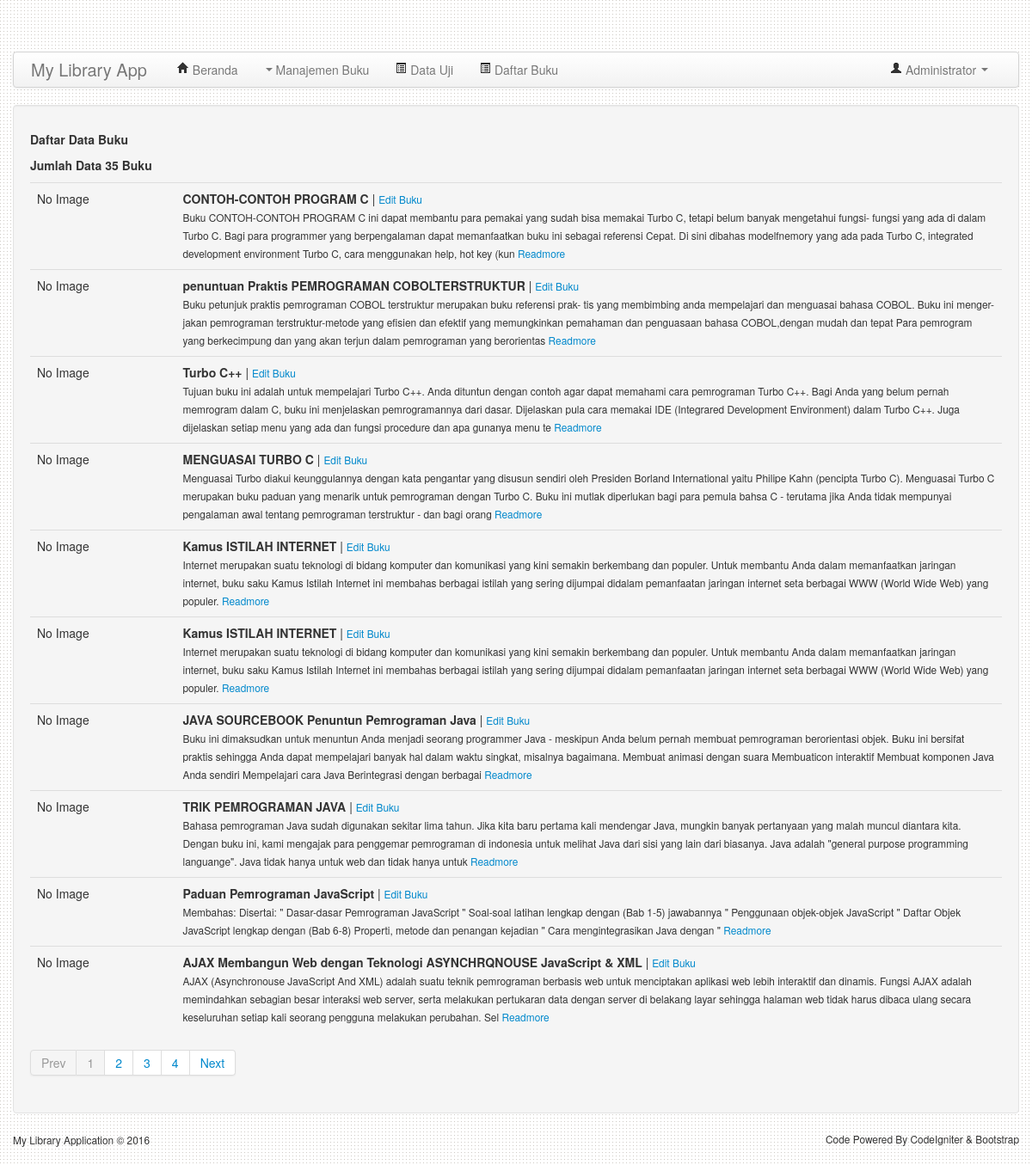
Page /dashboard.php?p=dataBuku (signed in) on the committed database.
### tables this page shows
CREATE TABLE IF NOT EXISTS `buku` (
  `id_buku` int(11) NOT NULL,
  `kode_buku` varchar(5) NOT NULL,
  `kode_rak` varchar(5) NOT NULL,
  `judul_buku` varchar(255) NOT NULL,
  `keterangan` longtext NOT NULL,
  `img_buku` varchar(50) NOT NULL,
  `classifikasi` int(11) NOT NULL
);

### dataBuku.php (the view)
<div class="col-sm-9">
	<h5>Daftar Data Buku</h5>
			<?php
				$batas=10;
				$pg=isset($_GET['pg'])?$_GET['pg']:"";
				if(empty($pg)){
					$posisi=0;
					$pg=1;
				}else{
					$posisi=($pg - 1) * $batas;
				}
				$jumlahData = mysql_num_rows(mysql_query("select judul_buku from buku"));
				$query=mysql_query("select * from buku order by id_buku desc limit ".$posisi.", ".$batas);
				$jumlah=mysql_num_rows($query);
				echo"<p><strong>Jumlah Data ".$jumlahData." Buku</strong></p>";
				echo"<table class='table'>";
				echo"<tbody>";
				if($jumlah > 0){
					while($buku=mysql_fetch_object($query)){
						$ket = substr($buku->keterangan, 0,400);
						echo"<tr>";
						if(empty($buku->img_buku)){
							echo"<td width='15%'>No Image</td>";
						}else{
							echo"<td width='15%'><img src='image/".$buku->img_buku."' class='img-polaroid'>	</td>";
						}
						echo"<td><b>".$buku->judul_buku."</b> | <a href='dashboard.php?p=editBuku&idb=".$buku->id_buku."'><small>Edit Buku</small></a><br/><small>".$ket." <a href='dashboard.php?p=readMore&idb=".$buku->id_buku."'>Readmore</a></small></td>";
						echo"</tr>";
					}
				}else{
					echo"<tr>";
					echo"<td>Tidak Ada Data Buku</td>";
					echo"</tr>";
				}
			?>
		</tbody>
	</table>
	<div class="pagination">
		<ul>
			<?php
				$jumlahHal=ceil($jumlahData/$batas);
				if($pg > 1){
					$link = $pg-1;
					$prev = "<li><a href='dashboard.php?p=dataBuku&pg=".$link."'>Prev</a></li>";
				}else{
					$prev = "<li class='disabled'><a href='#'>Prev</a></li>";
				}
				$nmr = '';
				for($i=1;$i<=$jumlahHal;$i++){
					if($i == $pg){
						$nmr .= "<li class='active'><a href='#'>".$i."</a></li>";
					}else{
						$nmr .= "<li><a href='dashboard.php?p=dataBuku&pg=".$i."'>".$i."</a></li>";
					}
				}
				if($pg < $jumlahHal){
					$Link = $pg + 1;
					$next = "<li><a href='dashboard.php?p=dataBuku&pg=".$Link."'>Next</a></li>";
				}else{
					$next = "<li class='disabled'><a href='#'>Next</a></li>";
				}
				echo $prev . $nmr . $next;
			?>
		</ul>
	</div>
</div>

### dashboard.php (shortened to what this page needs)
<!DOCTYPE html>
<html>
<head>
	<link rel="stylesheet" href="asset/css/bootstrap.min.css" type="text/css" />
	<link rel="stylesheet" href="asset/css/bootstrap-responsive.min.css" type="text/css" />
	<link rel="stylesheet" href="asset/css/docs.css" type="text/css" />
</head>
<body>
	<br/>
		<div class="container">
		<div class="navbar">
			<div class="navbar-inner">
				<a class="brand" href="">My Library App</a>
					<?php
						require_once "template/navi_admin.php";
					?>
			</div>
		</div>
		</div>
		<div class="container">
			<div class="well">
				<div id="content" style="min-height:400px;">
					<?php
						if(isset($_GET['p'])){
							switch($_GET['p']){
								case"dataBuku":
									require_once"dataBuku.php";
								break;
							}
						}else{
							require_once "bera.php";
						}
					?>
				</div>
			</div>
		</div>
		<footer>
			<?php
				require_once "template/footer.php";
			?>
		</footer>
</body>
</html>

### template/navi_admin.php (shortened to what this page needs)
  <ul class="nav">
	  	<li class="tab">
	  		<a href="dashboard.php" ><i class="icon-home"></i> Beranda</a>
	  	</li>
		<li class="dropdown">
		  <a href="javascript:void(0);" id="drop5" role="button" class="dropdown-toggle" data-toggle="dropdown"><b class="caret"></b> Manajemen Buku</a>
		</li>
		<li class="tab">
	  		<a href="?p=dataUji" ><i class="icon-list-alt"></i> Data Uji</a>
	  	</li>
	  	<li class="tab">
	  		<a href="?p=dataBuku" ><i class="icon-list-alt"></i> Daftar Buku</a>
	  	</li>
  </ul>
<ul class="nav pull-right">
	<li class="dropdown">
		<a href="" id="drop3" role="button" class="dropdown-toggle" data-toggle="dropdown">
			<i class="icon-user"></i> <?php echo $_SESSION['nama'];?> <i class="caret"></i>
		</a>
	</li>
</ul>

### template/footer.php (shortened to what this page needs)
<div class="container">
				<div class="row">
					<div class="span6"><small>My Library Application &copy; <?php echo date('Y');?> </small></div>
					<div class="span6"><small class="pull-right">Code Powered By CodeIgniter & Bootstrap</small></div>
				</div>
			</div>

### asset/css/docs.css (style rules this page uses)
body { position: relative; padding-top: 40px; background-image:url(../img/bg_dotted.png); }

### rows in the picture
buku: judul_buku "CONTOH-CONTOH PROGRAM C", keterangan "Buku CONTOH-CONTOH PROGRAM C ini dapat membantu para pemakai yang sudah bisa memakai Turbo C, tetapi belum banyak mengetahui fungsi- fungsi yang ada di dalam Turbo C. Bagi para programmer yang berpengalaman dapat memanfaatkan buku ini sebagai referensi Cepat. Di sini dibahas modelfnemory yang ada pada Turbo C, integrated development environment Turbo C, cara menggunakan help, hot key (kun"
buku: judul_buku "penuntuan Praktis PEMROGRAMAN COBOLTERSTRUKTUR", keterangan "Buku petunjuk praktis pemrograman COBOL terstruktur merupakan buku referensi prak- tis yang membimbing anda mempelajari dan menguasai bahasa COBOL. Buku ini menger- jakan pemrograman terstruktur-metode yang efisien dan efektif yang memungkinkan pemahaman dan penguasaan bahasa COBOL,dengan mudah dan tepat Para pemrogram yang berkecimpung dan yang akan terjun dalam pemrograman yang berorientas"
buku: judul_buku "Turbo C++", keterangan "Tujuan buku ini adalah untuk mempelajari Turbo C++. Anda dituntun dengan contoh agar dapat memahami cara pemrograman Turbo C++. Bagi Anda yang belum pernah memrogram dalam C, buku ini menjelaskan pemrogramannya dari dasar. Dijelaskan pula cara memakai IDE (Integrared Development Environment) dalam Turbo C++. Juga dijelaskan setiap menu yang ada dan fungsi procedure dan apa gunanya menu te"
buku: judul_buku "MENGUASAI TURBO C", keterangan "Menguasai Turbo diakui keunggulannya dengan kata pengantar yang disusun sendiri oleh Presiden Borland International yaitu Philipe Kahn (pencipta Turbo C). Menguasai Turbo C merupakan buku paduan yang menarik untuk pemrograman dengan Turbo C. Buku ini mutlak diperlukan bagi para pemula bahsa C - terutama jika Anda tidak mempunyai pengalaman awal tentang pemrograman terstruktur - dan bagi orang"
buku: judul_buku "Kamus ISTILAH INTERNET", keterangan "Internet merupakan suatu teknologi di bidang komputer dan komunikasi yang kini semakin berkembang dan populer. Untuk membantu Anda dalam memanfaatkan jaringan internet, buku saku Kamus Istilah Internet ini membahas berbagai istilah yang sering dijumpai didalam pemanfaatan jaringan internet seta berbagai WWW (World Wide Web) yang populer."
buku: judul_buku "Kamus ISTILAH INTERNET", keterangan "Internet merupakan suatu teknologi di bidang komputer dan komunikasi yang kini semakin berkembang dan populer. Untuk membantu Anda dalam memanfaatkan jaringan internet, buku saku Kamus Istilah Internet ini membahas berbagai istilah yang sering dijumpai didalam pemanfaatan jaringan internet seta berbagai WWW (World Wide Web) yang populer."
buku: judul_buku "JAVA SOURCEBOOK Penuntun Pemrograman Java", keterangan "Buku ini dimaksudkan untuk menuntun Anda menjadi seorang programmer Java - meskipun Anda belum pernah membuat pemrograman berorientasi objek. Buku ini bersifat praktis sehingga Anda dapat mempelajari banyak hal dalam waktu singkat, misalnya bagaimana. Membuat animasi dengan suara Membuaticon interaktif Membuat komponen Java Anda sendiri Mempelajari cara Java Berintegrasi dengan berbagai"
buku: judul_buku "TRIK PEMROGRAMAN JAVA", keterangan "Bahasa pemrograman Java sudah digunakan sekitar lima tahun. Jika kita baru pertama kali mendengar Java, mungkin banyak pertanyaan yang malah muncul diantara kita. Dengan buku ini, kami mengajak para penggemar pemrograman di indonesia untuk melihat Java dari sisi yang lain dari biasanya. Java adalah \"general purpose programming languange\". Java tidak hanya untuk web dan tidak hanya untuk"
buku: judul_buku "Paduan Pemrograman JavaScript", keterangan "Membahas: Disertai: \" Dasar-dasar Pemrograman JavaScript \" Soal-soal latihan lengkap dengan (Bab 1-5) jawabannya \" Penggunaan objek-objek JavaScript \" Daftar Objek JavaScript lengkap dengan (Bab 6-8) Properti, metode dan penangan kejadian \" Cara mengintegrasikan Java dengan \""
buku: judul_buku "AJAX Membangun Web dengan Teknologi ASYNCHRQNOUSE JavaScript & XML", keterangan "AJAX (Asynchronouse JavaScript And XML) adalah suatu teknik pemrograman berbasis web untuk menciptakan aplikasi web lebih interaktif dan dinamis. Fungsi AJAX adalah memindahkan sebagian besar interaksi web server, serta melakukan pertukaran data dengan server di belakang layar sehingga halaman web tidak harus dibaca ulang secara keseluruhan setiap kali seorang pengguna melakukan perubahan. Sel"

### other values in the picture
$_SESSION['nama'] "Administrator"
$jumlahData "35"
